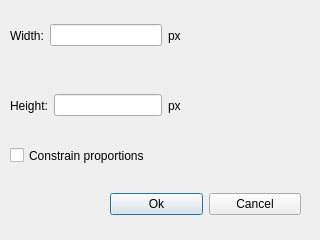
<?xml version="1.0" encoding="UTF-8"?>
<ui version="4.0">
 <class>ResizeWindow</class>
 <widget class="QDialog" name="ResizeWindow">
  <property name="geometry">
   <rect>
    <x>0</x>
    <y>0</y>
    <width>320</width>
    <height>240</height>
   </rect>
  </property>
  <property name="windowTitle">
   <string>Resize Adjustment Window</string>
  </property>
  <widget class="QWidget" name="horizontalLayoutWidget">
   <property name="geometry">
    <rect>
     <x>10</x>
     <y>10</y>
     <width>171</width>
     <height>51</height>
    </rect>
   </property>
   <layout class="QHBoxLayout" name="horizontalLayout">
    <item>
     <widget class="QLabel" name="label">
      <property name="text">
       <string>Width:</string>
      </property>
     </widget>
    </item>
    <item>
     <widget class="QLineEdit" name="widthEdit"/>
    </item>
    <item>
     <widget class="QLabel" name="label_2">
      <property name="text">
       <string>px</string>
      </property>
     </widget>
    </item>
   </layout>
  </widget>
  <widget class="QWidget" name="horizontalLayoutWidget_2">
   <property name="geometry">
    <rect>
     <x>110</x>
     <y>189</y>
     <width>191</width>
     <height>31</height>
    </rect>
   </property>
   <layout class="QHBoxLayout" name="horizontalLayout_2">
    <item>
     <widget class="QPushButton" name="okButton">
      <property name="text">
       <string>Ok</string>
      </property>
     </widget>
    </item>
    <item>
     <widget class="QPushButton" name="cancelButton">
      <property name="text">
       <string>Cancel</string>
      </property>
     </widget>
    </item>
   </layout>
  </widget>
  <widget class="QWidget" name="horizontalLayoutWidget_3">
   <property name="geometry">
    <rect>
     <x>10</x>
     <y>80</y>
     <width>171</width>
     <height>51</height>
    </rect>
   </property>
   <layout class="QHBoxLayout" name="horizontalLayout_3">
    <item>
     <widget class="QLabel" name="label_3">
      <property name="text">
       <string>Height:</string>
      </property>
     </widget>
    </item>
    <item>
     <widget class="QLineEdit" name="heightEdit"/>
    </item>
    <item>
     <widget class="QLabel" name="label_4">
      <property name="text">
       <string>px</string>
      </property>
     </widget>
    </item>
   </layout>
  </widget>
  <widget class="QCheckBox" name="checkBox">
   <property name="geometry">
    <rect>
     <x>10</x>
     <y>140</y>
     <width>201</width>
     <height>31</height>
    </rect>
   </property>
   <property name="text">
    <string>Constrain proportions</string>
   </property>
  </widget>
 </widget>
 <resources/>
 <connections/>
</ui>
